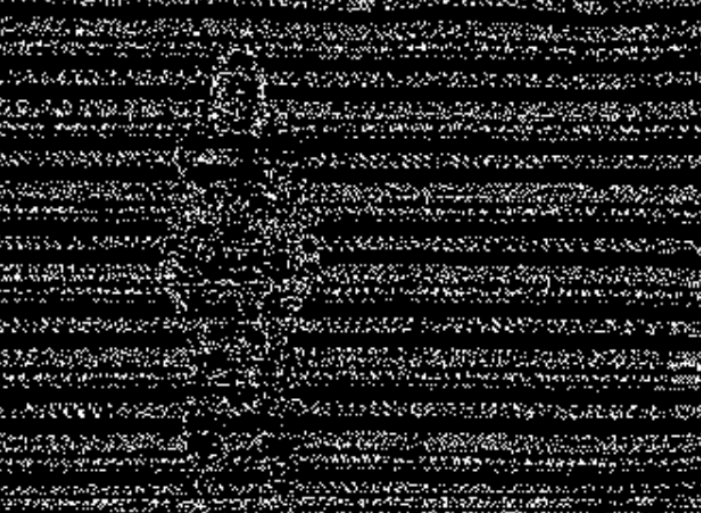
%> input picture data/IM_10.PNG, 701 x 513 px
$ octave fft_remove_repetitive_pattern.m   (GNU Octave 9; MATLAB toolbox functions it lacks are replaced by stand-ins)
%> lines starting %> are read from the running program, lines starting %| are printed output that depends on the picture; in (x1, y1, x2, y2) boxes, pixels count from 0 and x2, y2 are one past the last pixel; in counts of white or black regions, pixels touching at a corner belong together; the program's own positions count from 1
% Demo to filter an image, with periodic ripple, in the Fourier domain.
clc;    % Clear the command window.
close all;  % Close all figures (except those of imtool.)
clear;  % Erase all existing variables. Or clearvars if you want.
workspace;  % Make sure the workspace panel is showing.
format long g;
format compact;
fontSize = 14;

% [16 lines of commented-out code are left out]
fullFileName = 'data/IM_10.png';
grayImage = imread(fullFileName);
%> grayImage is the input picture: size 513x701x3 uint8; min 0, max 255, mean 34.7
[rows columns numberOfColorBands] = size(grayImage);
%> rows = 513; columns = 701; numberOfColorBands = 3
if numberOfColorBands > 1
	grayImage = rgb2gray(grayImage);
%> grayImage: size 513x701 uint8
end
subplot(2, 3, 1);
imshow(grayImage, [0 255]);
set(gcf, 'Name', ['Results for ' fullFileName]);
title('Original Image', 'FontSize', fontSize);
set(gcf, 'units','normalized','outerposition',[0 0 1 1]); % Maximize figure.

% [23 lines of commented-out code are left out]
frequencyImage = fftshift(fft2(grayImage));
% Take log magnitude so we can see it better in the display.
amplitudeImage = log(abs(frequencyImage));
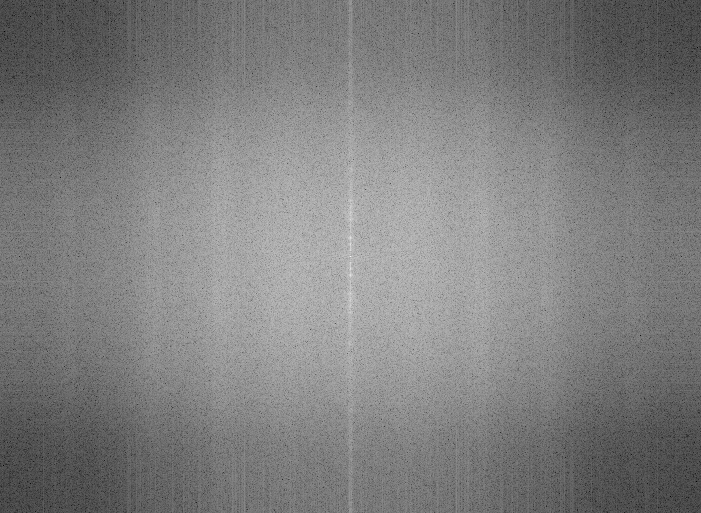
%> amplitudeImage: size 513x701 double; min 0.189, max 16.34, mean 8.21; drawn with min black and max white
minValue = min(min(amplitudeImage))
%> minValue = 0.189
maxValue = max(max(amplitudeImage))
%> maxValue = 16.34
subplot(2, 3, 4);
imshow(amplitudeImage, []);
caption = sprintf('Notice the two spikes\nperpendicular to the periodic frequency');
title(caption, 'FontSize', fontSize);
axis on;
% zoom(10)
for amplitudeThreshold = 10 : 0.1 : 15
% Find the location of the big spikes.
% amplitudeThreshold = 11.5;
frequencyImage_prime(:, :) = frequencyImage;
brightSpikes = amplitudeImage > amplitudeThreshold; % Binary image.
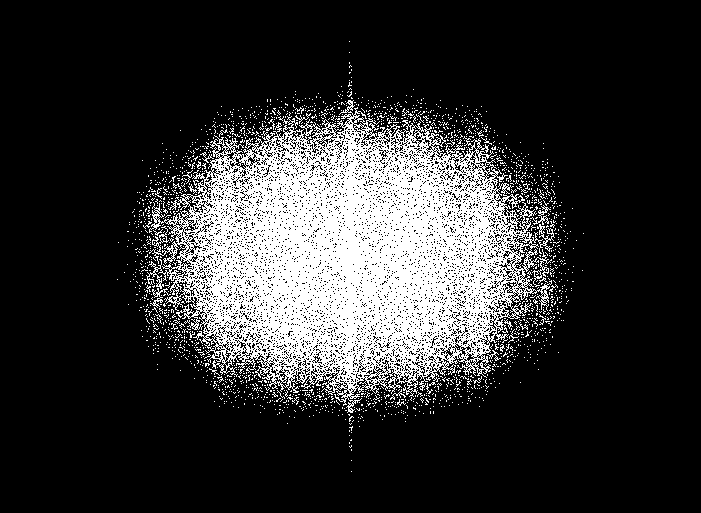
%> brightSpikes: size 513x701 logical; 19.6% white; 1943 white regions (1920 under 20 px), largest, box (x1, y1, x2, y2) and area: (146, 100, 555, 413) 65279, (530, 205, 551, 225) 104, (150, 288, 171, 308) 104
subplot(2, 3, 5);
imshow(brightSpikes);
axis on;
title('Bright Spikes', 'FontSize', fontSize);
% Let user see the image.
promptMessage = sprintf('The image below shows the bright spikes.\nNow we will exclude the central spike.');
titleBarCaption = 'Continue?';
button = questdlg(promptMessage, titleBarCaption, 'Continue', 'Cancel', 'Continue');
%> the answer given: Continue
if strcmpi(button, 'Cancel')
	return;
end
% Exclude the central DC spike.  Everything from row 115 to 143.
brightSpikes(round(rows/2) - 5 : round(rows/2) + 5, round(columns/2) - 5: round(columns/2) + 5) = 0;
%> brightSpikes: size 513x701 logical; 19.6% white; 1943 white regions (1920 under 20 px), largest, box (x1, y1, x2, y2) and area: (146, 100, 555, 413) 65158, (530, 205, 551, 225) 104, (150, 288, 171, 308) 104
imshow(brightSpikes);
title('Bright spikes other than central spike', 'FontSize', fontSize);

promptMessage = sprintf('Now we will use these bright spikes to filter (mask) the spectrum.');
button = questdlg(promptMessage, titleBarCaption, 'Continue', 'Cancel', 'Continue');
%> the answer given: Continue
if strcmpi(button, 'Cancel')
	return;
end
% Filter/mask the spectrum.
frequencyImage_prime(brightSpikes) = 0;
% Take log magnitude so we can see it better in the display.
amplitudeImage2 = log(abs(frequencyImage_prime));
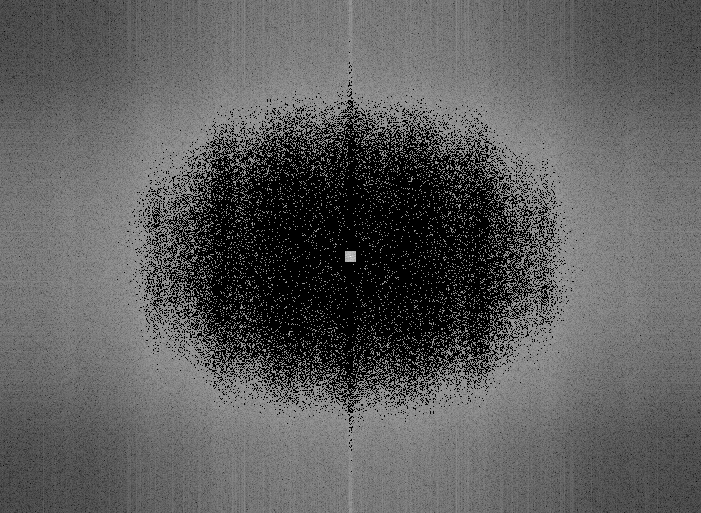
%> amplitudeImage2: size 513x701 double; 19.58% of the values are NaN or infinite; the others: min 0.189, max 16.34, mean 7.58; drawn with min black, max white, NaN and infinite black
minValue = min(min(amplitudeImage2));
%> minValue = -Inf
maxValue = max(max(amplitudeImage2));
subplot(2, 3, 5);
imshow(amplitudeImage2, [minValue maxValue]);
axis on;
title('Spikes zeroed out', 'FontSize', fontSize);
% zoom(10)

filteredImage = ifft2(fftshift(frequencyImage_prime));
amplitudeImage3 = abs(filteredImage);
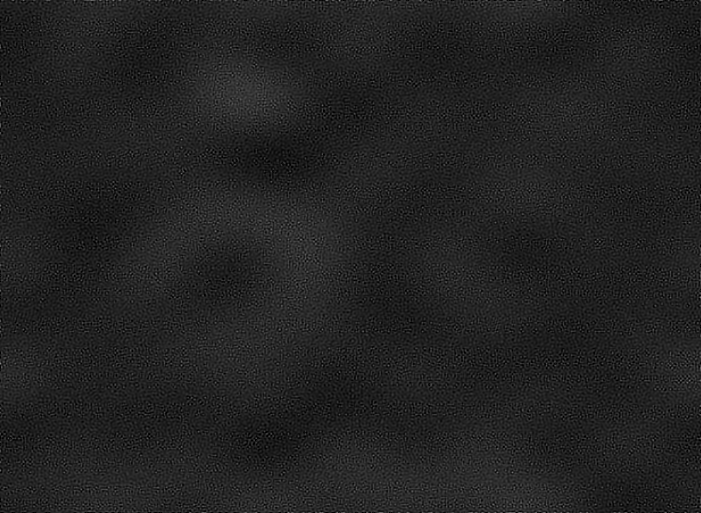
%> amplitudeImage3: size 513x701 double; min 0.00316, max 135.6, mean 34.8
%> (the run ends here)
